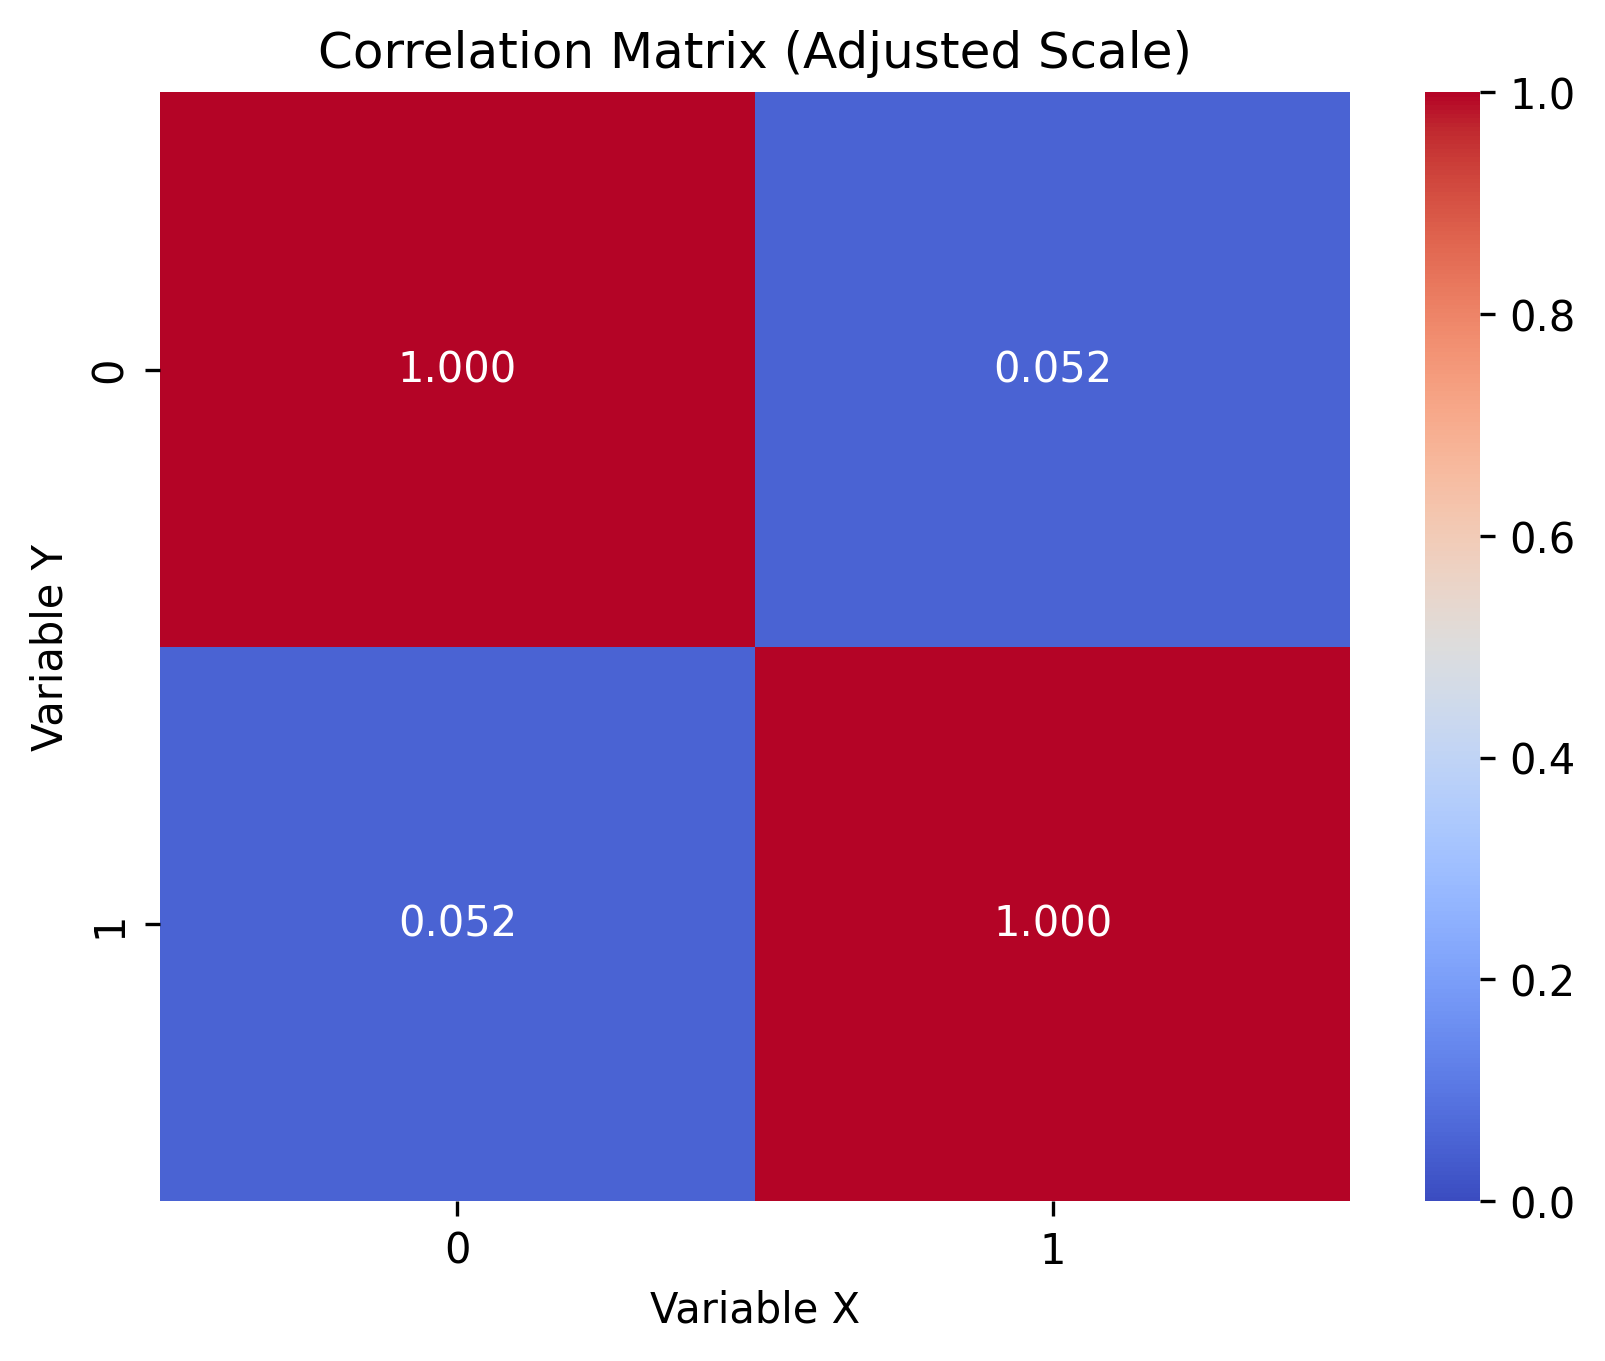

The Python source for this figure:
import numpy as np
import seaborn as sns
import matplotlib.pyplot as plt  
import plotly.express as px
from bokeh.plotting import figure, show
from pathlib import Path


def main() -> None:  
    """Compute the correlation between trigonometric signals and render the heatmap."""  
    # NumPy variables
    t = np.linspace(0, 10, 400)
    y1 = np.sin(t)
    y2 = np.cos(t)
    
    # seaborn heatmap
    corr = np.corrcoef(np.vstack([y1, y2]))
    sns.heatmap(
    corr,
        annot=True,
        cmap='coolwarm',  
        fmt=".3f",
        vmin=0,
        vmax=1.0
    )
    

    plt.title("Correlation Matrix (Adjusted Scale)")
    plt.xlabel("Variable X")
    plt.ylabel("Variable Y")
    
    script_paste = Path(__file__).parent
    
    
    final_path = script_paste / 'correlation_matrix.png'
    plt.savefig(final_path, dpi=300, bbox_inches='tight')
    plt.close()   
    print("Imagem gravada")
    

if __name__ == "__main__":
    main()
    
